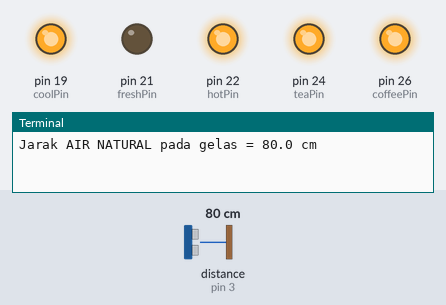
Bench run of a program on a simulated Raspberry Pi (header pin numbers). Shown: output pins drawn as LEDs (lit = HIGH), the last lines printed to the terminal. The inputs (shaded band) are chosen by the test bench; at power-on: distance to the obstacle (sensor on pin 3) 80 cm. The echo pulse lasts 58.3 µs per cm; the clock reads 2024-03-15 10:24:30 at power-on unless the program sets it; pins used as bus, display or sensor lines are not drawn. At 2.0 s the program stops and its outputs stay as they are.

Above: at 1.2 s.
1.3 s: distance to the obstacle (sensor on pin 3) set to 2 cm
At 2.7 s:
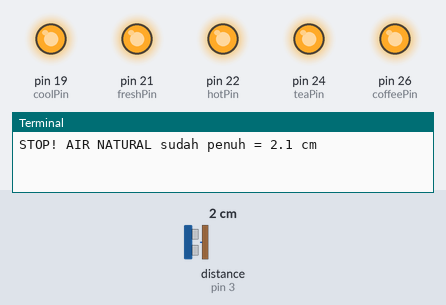
Timing chart, 0 to 3.5 s (numbered marks = the images above; inputs shaded):
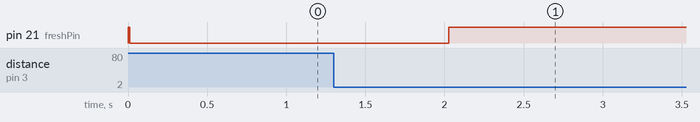

The program:

fresh.py
```python
import time, datetime
#import telepot
#from telepot.loop import MessageLoop
now = datetime.datetime.now()
import os
import RPi.GPIO as GPIO
GPIO.setmode(GPIO.BOARD)
GPIO.setwarnings(False)
hotPin = 22 #GPIO 25 terkoneksi pada Raspberry pin 21
freshPin = 21 #GPIO 9
coolPin = 19#GPIO 10
coffeePin = 26 #GPIO 7
teaPin = 24 #GPIO 8

GPIO_TRIGGER1 = 29
GPIO_ECHO1 = 3
#GPIO.setup(RELAY, GPIO.OUT)
GPIO.setup(GPIO_TRIGGER1, GPIO.OUT)
GPIO.setup(GPIO_ECHO1, GPIO.IN)
GPIO.output(GPIO_TRIGGER1, GPIO.LOW)
# Penomoran GPIO berdasarkan lokasi fisik # mengatur pin outputnya relay menyala
GPIO.setup(hotPin, GPIO.OUT)
GPIO.setup(freshPin, GPIO.OUT)
GPIO.setup(coolPin, GPIO.OUT)
GPIO.setup(coffeePin, GPIO.OUT)
GPIO.setup(teaPin, GPIO.OUT)
# mengatur pin outputnya relay berhenti
GPIO.output(hotPin, GPIO.HIGH)
GPIO.output(freshPin, GPIO.HIGH)
GPIO.output(coolPin, GPIO.HIGH)
GPIO.output(coffeePin, GPIO.HIGH)
GPIO.output(teaPin, GPIO.HIGH)

def distance1():

    GPIO.output(GPIO_TRIGGER1, True)
    time.sleep(0.00001)

    GPIO.output(GPIO_TRIGGER1, False)

    StartTime1 = time.time()
    StopTime1 = time.time()

    while GPIO.input(GPIO_ECHO1) == 0:
        StartTime1 = time.time()

    while GPIO.input(GPIO_ECHO1) == 1:
        StopTime1 = time.time()


    #perhitungan jarak
    elapsed1 = StopTime1 - StartTime1
    distance1 = elapsed1 * 17160

    print (distance1)
    return distance1


while True:

        if distance1() >= 4.0 :
              jarak1 = distance1()
              GPIO.output(freshPin, GPIO.LOW)
              print ("Jarak AIR NATURAL pada gelas = %.1f cm" % jarak1)
              print("\n")
              time.sleep(0.5)

        else :
            distance1() == 3.5
            jarak1 = distance1()
            print ("STOP! AIR NATURAL sudah penuh = %.1f cm" % jarak1)
            print("\n")
            GPIO.output(freshPin, GPIO.HIGH)
            os._exit(0)
            time.sleep(3)
        time.sleep(0.5)
```

Measured:
- after the input at 1.3 s, pin 21 (freshPin): LOW → HIGH after 0.73 s
